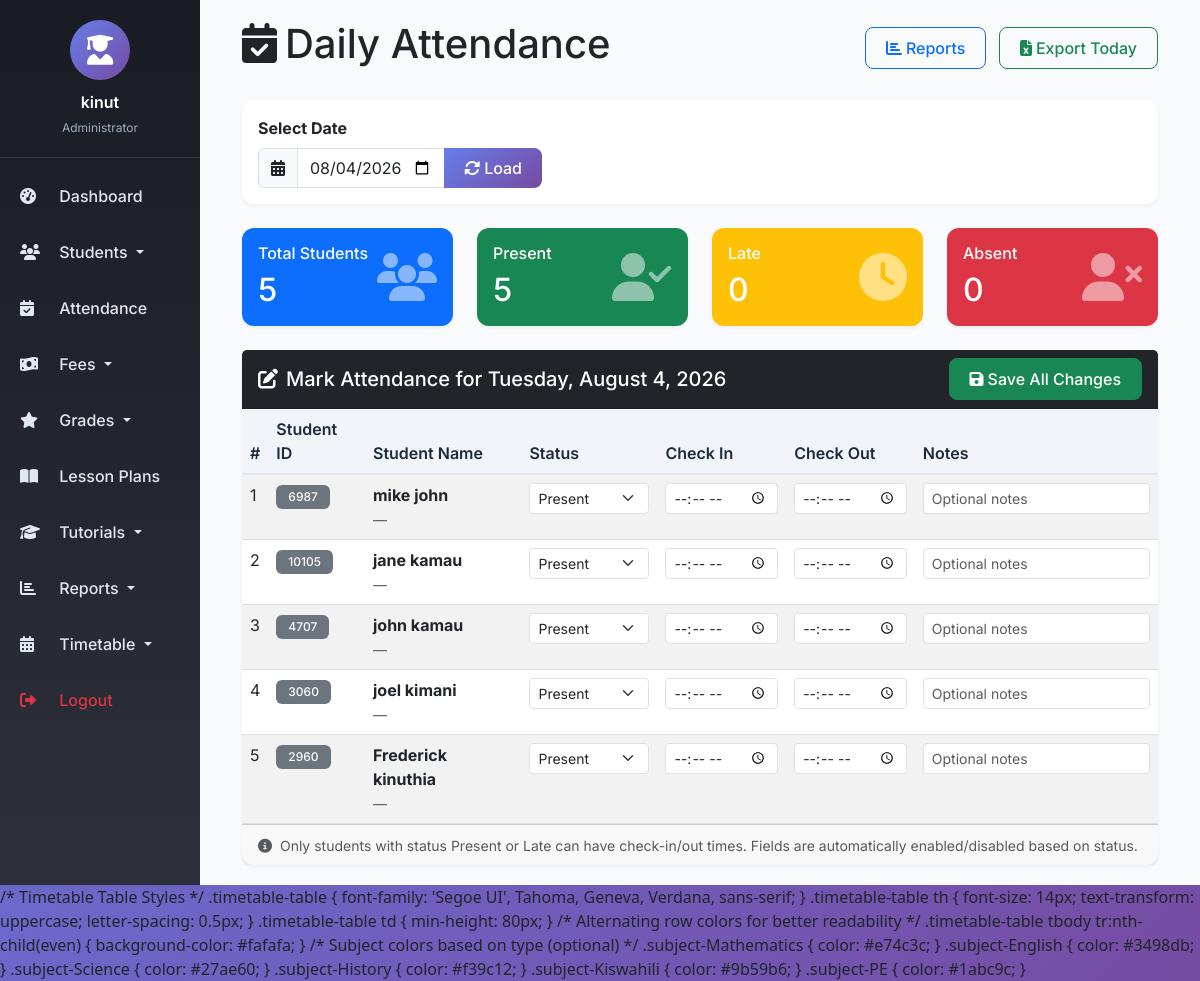
Page /attendance/ (signed in) on the committed database.
### management/models.py (models this page shows, shortened)
class Student(models.Model):
    GENDER_CHOICES = [
        ('Male', 'Male'),
        ('Female', 'Female'),
        ('Other', 'Other'),
    ]
    user = models.OneToOneField(User, on_delete=models.CASCADE, null=True, blank=True)
    Admission_Number = models.CharField(max_length=20, unique=True)
    First_Name = models.CharField(max_length=50)
    Last_Name = models.CharField(max_length=50)
    date_of_birth = models.DateField()
    Gender = models.CharField(max_length=10, choices=GENDER_CHOICES)
    Address = models.TextField()
    Contact_Number = models.CharField(max_length=15)
    Parent_Guardian_Name = models.CharField(max_length=100)
    Parent_Guardian_Contact = models.CharField(max_length=15)
    Parent_Guardian_Email = models.EmailField()
    Enrollment_Date = models.DateField()
    Photo = models.ImageField(upload_to='student_photos/', null=True, blank=True)
    is_active = models.BooleanField(default=True)
    created_at = models.DateTimeField(auto_now_add=True)
    updated_at = models.DateTimeField(auto_now=True)
    class Meta:
        ordering = ['Last_Name', 'First_Name']
    @property
    def full_name(self):
        return f"{self.First_Name} {self.Last_Name}"

### management/views.py (the view, shortened to what this page needs)
# urls.py: path('attendance/', views.attendance_list, name='attendance_list'),
@login_required
def attendance_list(request):
    selected_date = request.GET.get('date', date.today().isoformat())
    try:
        selected_date = datetime.strptime(selected_date, '%Y-%m-%d').date()
    except:
        selected_date = date.today()
    attendance_records = Attendance.objects.filter(attendance_date=selected_date)
    all_students = Student.objects.filter(is_active=True)
    attendance_dict = {att.student.Admission_Number: att for att in attendance_records}
    context = {
        'attendance_records': attendance_records,
        'attendance_dict': attendance_dict,
        'all_students': all_students,
        'selected_date': selected_date,
    }
    return render(request, 'management/attendance_list.html', context)

### management/templatetags/custom_filters.py (called while the page is built)
@register.filter
def get_item(dictionary, key):
    if dictionary is None:
        return None
    return dictionary.get(key)

### management/templates/management/attendance_list.html (shortened to what this page needs)
{% extends 'base.html' %}
{% load static %}
{% load custom_filters %}
{% block content %}
<div class="container-fluid">
    <div class="d-flex justify-content-between align-items-center mb-4">
        <h1><i class="fas fa-calendar-check me-2"></i>Daily Attendance</h1>
        <div>
            <a href="{% url 'attendance_report' %}" class="btn btn-outline-primary me-2">
                <i class="fas fa-chart-bar me-1"></i>Reports
            </a>
            <a href="{% url 'export_attendance_excel' %}?date={{ selected_date|date:'Y-m-d' }}" class="btn btn-outline-success">
                <i class="fas fa-file-excel me-1"></i>Export Today
            </a>
        </div>
    </div>
    <div class="card mb-4">
        <div class="card-body">
            <form method="get" class="row g-3 align-items-center">
                <div class="col-md-4">
                    <label for="date" class="form-label fw-bold">Select Date</label>
                    <div class="input-group">
                        <span class="input-group-text"><i class="fas fa-calendar-alt"></i></span>
                        <input type="date" name="date" id="date" class="form-control"
                                value="{{ selected_date|date:'Y-m-d' }}" required>
                        <button type="submit" class="btn btn-primary">
                            <i class="fas fa-sync-alt me-1"></i>Load
                        </button>
                    </div>
                </div>
            </form>
        </div>
    </div>
    <div class="row mb-4">
        <div class="col-md-3">
            <div class="card text-white bg-primary">
                <div class="card-body d-flex justify-content-between align-items-center">
                    <div>
                        <h6 class="card-title">Total Students</h6>
                        <h2 class="mb-0" id="total-count">{{ all_students|length }}</h2>
                    </div>
                    <i class="fas fa-users fa-3x opacity-50"></i>
                </div>
            </div>
        </div>
        <div class="col-md-3">
            <div class="card text-white bg-success">
                <div class="card-body d-flex justify-content-between align-items-center">
                    <div>
                        <h6 class="card-title">Present</h6>
                        <h2 class="mb-0" id="present-count">0</h2>
                    </div>
                    <i class="fas fa-user-check fa-3x opacity-50"></i>
                </div>
            </div>
        </div>
        <div class="col-md-3">
            <div class="card text-white bg-warning">
                <div class="card-body d-flex justify-content-between align-items-center">
                    <div>
                        <h6 class="card-title">Late</h6>
                        <h2 class="mb-0" id="late-count">0</h2>
                    </div>
                    <i class="fas fa-clock fa-3x opacity-50"></i>
                </div>
            </div>
        </div>
        <div class="col-md-3">
            <div class="card text-white bg-danger">
                <div class="card-body d-flex justify-content-between align-items-center">
                    <div>
                        <h6 class="card-title">Absent</h6>
                        <h2 class="mb-0" id="absent-count">0</h2>
                    </div>
                    <i class="fas fa-user-times fa-3x opacity-50"></i>
                </div>
            </div>
        </div>
    </div>
    <div class="card">
        <div class="card-header bg-dark text-white d-flex justify-content-between align-items-center">
            <h5 class="mb-0"><i class="fas fa-edit me-2"></i>Mark Attendance for {{ selected_date|date:"l, F j, Y" }}</h5>
            <button type="submit" form="attendance-form" class="btn btn-success">
                <i class="fas fa-save me-1"></i>Save All Changes
            </button>
        </div>
        <div class="card-body p-0">
            <form method="post" id="attendance-form">
                <div class="table-responsive">
                    <table class="table table-hover table-striped mb-0">
                        <thead class="table-light">
                            <tr>
                                <th>#</th>
                                <th>Student ID</th>
                                <th>Student Name</th>
                                <th>Status</th>
                                <th>Check In</th>
                                <th>Check Out</th>
                                <th>Notes</th>
                            </tr>
                        </thead>
                        <tbody>
                            {% for student in all_students %}
                            {% with attendance=attendance_dict|get_item:student.Admission_Number %}
                            <tr>
                                <td>{{ forloop.counter }}</td>
                                <td><span class="badge bg-secondary">{{ student.Admission_Number }}</span></td>
                                <td>
                                    <strong>{{ student.full_name }}</strong><br>
                                    <small class="text-muted">{{ student.class_name|default:"—" }}</small>
                                </td>
                                <td>
                                    <select name="status_{{ student.Admission_Number }}" class="form-select form-select-sm status-select"
                                            data-student-id="{{ student.Admission_Number }}" style="min-width: 120px;">
                                        <option value="Present" {% if attendance and attendance.status == 'Present' %}selected{% endif %}>Present</option>
                                    </select>
                                </td>
                                <td>
                                    <input type="time" name="check_in_{{ student.Admission_Number }}" class="form-control form-control-sm"
                                        value="{{ attendance.check_in_time|time:'H:i'|default:'' }}"
                                        {% if not attendance or attendance.status != 'Present' and attendance.status != 'Late' %}disabled{% endif %}>
                                </td>
                                <td>
                                    <input type="time" name="check_out_{{ student.Admission_Number }}" class="form-control form-control-sm"
                                        value="{{ attendance.check_out_time|time:'H:i'|default:'' }}"
                                        {% if not attendance or attendance.status != 'Present' and attendance.status != 'Late' %}disabled{% endif %}>
                                </td>
                                <td>
                                    <input type="text" name="notes_{{ student.Admission_Number }}" class="form-control form-control-sm"
                                        value="{{ attendance.notes|default:'' }}" placeholder="Optional notes">
                                </td>
                            </tr>
                            {% endwith %}
                            {% endfor %}
                        </tbody>
                    </table>
                </div>
            </form>
        </div>
        <div class="card-footer text-muted">
            <small><i class="fas fa-info-circle me-1"></i> Only students with status Present or Late can have check-in/out times. Fields are automatically enabled/disabled based on status.</small>
        </div>
    </div>
</div>
{% endblock %}

### templates/base.html (shortened to what this page needs)
<!DOCTYPE html>
<html lang="en">
<head>
    <link href="https://cdn.jsdelivr.net/npm/bootstrap@5.3.0/dist/css/bootstrap.min.css" rel="stylesheet" />
    <link rel="stylesheet" href="https://cdnjs.cloudflare.com/ajax/libs/font-awesome/6.4.0/css/all.min.css" />
</head>
<body>
    <div class="container-fluid p-0">
        <div class="row g-0">
            <div class="col-md-2 sidebar d-none d-md-block">
                <div class="user-info">
                    <div class="user-avatar">
                        <i class="fas fa-user-graduate"></i>
                    </div>
                    <div class="user-name">{{ user.get_full_name|default:user.username }}</div>
                    <div class="user-role">
                        {% if user.is_superuser %}
                            Administrator
                        {% elif user.groups.all %}
                            {{ user.groups.first.name }}
                        {% else %}
                            Staff
                        {% endif %}
                    </div>
                </div>
                <nav class="nav flex-column">
                    <a class="nav-link" href="{% url 'dashboard' %}">
                        <i class="fas fa-tachometer-alt"></i> Dashboard
                    </a>
                    <li class="nav-item dropdown">
                        <a class="nav-link dropdown-toggle" href="#" role="button" data-bs-toggle="dropdown">
                            <i class="fas fa-users"></i> Students
                        </a>
                    </li>
                    <a class="nav-link" href="{% url 'attendance_list' %}">
                        <i class="fas fa-calendar-check"></i> Attendance
                    </a>
                    <li class="nav-item dropdown">
                        <a class="nav-link dropdown-toggle" href="#" role="button" data-bs-toggle="dropdown">
                            <i class="fas fa-money-bill-wave"></i> Fees
                        </a>
                    </li>
                    <li class="nav-item dropdown">
                        <a class="nav-link dropdown-toggle" href="#" role="button" data-bs-toggle="dropdown">
                            <i class="fas fa-star"></i> Grades
                        </a>
                    </li>
                    <a class="nav-link" href="{% url 'lesson_plan_list' %}">
                        <i class="fas fa-book-open"></i> Lesson Plans
                    </a>
                    <li class="nav-item dropdown">
                        <a class="nav-link dropdown-toggle" href="#" role="button" data-bs-toggle="dropdown">
                            <i class="fas fa-graduation-cap"></i> Tutorials
                        </a>
                    </li>
                    <li class="nav-item dropdown">
                        <a class="nav-link dropdown-toggle" href="#" role="button" data-bs-toggle="dropdown">
                            <i class="fas fa-chart-bar"></i> Reports
                        </a>
                    </li>
                    <li class="nav-item dropdown">
    <a class="nav-link dropdown-toggle" href="#" role="button" data-bs-toggle="dropdown">
        <i class="fas fa-calendar-alt"></i> Timetable
    </a>
</li>
                    <a class="nav-link text-danger" href="{% url 'logout' %}">
                        <i class="fas fa-sign-out-alt"></i> Logout
                    </a>
                </nav>
            </div>
            <div class="col-md-10 main-content">
                {% block content %}
                {% endblock %}
            </div>
        </div>
    </div>
    /* Timetable Table Styles */
.timetable-table {
    font-family: 'Segoe UI', Tahoma, Geneva, Verdana, sans-serif;
}
.timetable-table th {
    font-size: 14px;
    text-transform: uppercase;
    letter-spacing: 0.5px;
}
.timetable-table td {
    min-height: 80px;
}
/* Alternating row colors for better readability */
.timetable-table tbody tr:nth-child(even) {
    background-color: #fafafa;
}
/* Subject colors based on type (optional) */
.subject-Mathematics { color: #e74c3c; }
.subject-English { color: #3498db; }
.subject-Science { color: #27ae60; }
.subject-History { color: #f39c12; }
.subject-Kiswahili { color: #9b59b6; }
.subject-PE { color: #1abc9c; }
</body>
</html>

### templates/base.html (style rules this page uses)
* { font-family: 'Inter', sans-serif; }
body { background: linear-gradient(135deg, #667eea 0%, #764ba2 100%); min-height: 100vh; }
.sidebar { min-height: 100vh; background: linear-gradient(180deg, #1a1c23 0%, #2d2f3a 100%); box-shadow: 2px 0 10px rgba(0,0,0,0.1); transition: all 0.3s ease; }
.sidebar .nav-link { color: #e2e8f0; padding: 12px 20px; transition: all 0.3s ease; font-weight: 500; margin: 4px 0; }
.sidebar .nav-link i { width: 25px; margin-right: 10px; }
.main-content { background: #f8fafc; min-height: 100vh; padding: 20px 30px; }
.card { border: none; border-radius: 12px; box-shadow: 0 2px 4px rgba(0,0,0,0.05); transition: transform 0.2s ease, box-shadow 0.2s ease; }
.table { margin-bottom: 0; }
.table thead th { background-color: #f1f5f9; color: #1e293b; font-weight: 600; border-bottom: 2px solid #e2e8f0; }
.btn { border-radius: 8px; padding: 8px 20px; font-weight: 500; transition: all 0.2s ease; }
.btn-primary { background: linear-gradient(135deg, #667eea 0%, #764ba2 100%); border: none; }
.badge { padding: 6px 12px; border-radius: 6px; font-weight: 500; }
.user-info { padding: 20px; text-align: center; border-bottom: 1px solid rgba(255,255,255,0.1); margin-bottom: 10px; }
.user-avatar { width: 60px; height: 60px; background: linear-gradient(135deg, #667eea 0%, #764ba2 100%); border-radius: 50%; display: flex; align-items: center; justify-content: center; margin: 0 auto 10px; }
.user-avatar i { font-size: 30px; color: white; }
.user-name { color: white; font-weight: 600; margin-bottom: 5px; }
.user-role { color: #a0aec0; font-size: 12px; }

### rows in the picture
Student: Admission_Number "6987", full_name "mike john", class_name "—", Admission_Number "Present"
Student: Admission_Number "10105", full_name "jane kamau", class_name "—", Admission_Number "Present"
Student: Admission_Number "4707", full_name "john kamau", class_name "—", Admission_Number "Present"
Student: Admission_Number "3060", full_name "joel kimani", class_name "—", Admission_Number "Present"
Student: Admission_Number "2960", full_name "Frederick kinuthia", class_name "—", Admission_Number "Present"

### other values in the picture
{{ user.get_full_name|default:user.username }} "kinut"
{{ all_students|length }} "5"
{{ selected_date|date:"l, F j, Y" }} "Tuesday, August 4, 2026"
